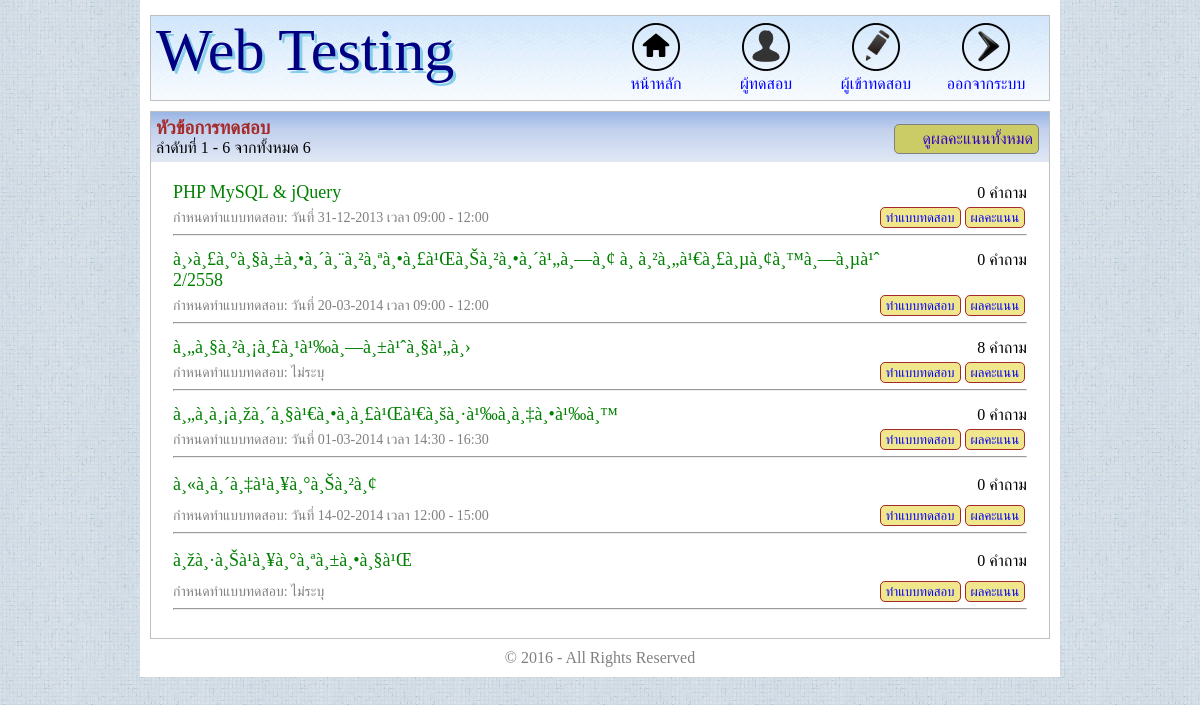
/index.php (signed in), run on the app's committed database.
### tables this page shows
CREATE TABLE IF NOT EXISTS `subject` (
  `subject_id` smallint(5) unsigned NOT NULL AUTO_INCREMENT,
  `subject_text` varchar(200) DEFAULT NULL,
  `date_test` date DEFAULT NULL,
  `time_start` time DEFAULT NULL,
  `time_end` time DEFAULT NULL,
  PRIMARY KEY (`subject_id`)
);

### lib/pagination.php (called while the page is built, shortened)
<?php
$_rows_per_page = 10;
$_current_page = 1;
function page_query($link, $sql, $rows_per_page=10) {
	global $_start_row, $_rows_per_page, $_total_rows, $_current_page, $_total_pages;
	if(is_numeric($rows_per_page) && intval($rows_per_page) >= 1) {
		$_rows_per_page = $rows_per_page;
	}
	else {
		$_rows_per_page = 10;
	}
	$_start_row = ($_current_page - 1) * $_rows_per_page;
	$sql =  trim($sql);
	$pat_select = "/^select/i";
	$sql = preg_replace($pat_select, "SELECT SQL_CALC_FOUND_ROWS ", $sql);
	$pat_end_semicolon = "/;*$/i";
	$sql = preg_replace($pat_end_semicolon, "", $sql);
	$sql .= " LIMIT $_start_row, $_rows_per_page";
	$result = mysqli_query($link,$sql) or die(mysqli_error($link));
	$found_rows = mysqli_query($link, "SELECT FOUND_ROWS()") or die(mysqli_error($link));
	$row = mysqli_fetch_row($found_rows);
	$_total_rows = $row[0];
	return $result;
}
 ?>

### index.php (the view, shortened to what this page needs)
<!doctype html>
<html>
<head>
</head>
<body>
<div id="container">
<?php include "header.php"; ?>
<article>
<section id="top">
<?php
if($_SESSION['user']  == "testee") {
	echo '<a href="score.php">ดูผลคะแนนทั้งหมด</a>';
}
else if($_SESSION['user'] == "tester") {
	echo '<a href="new-subject.php">เพิ่มหัวข้อการทดสอบ</a>';
	$bg_img = "plus.png";
}
?>
    <h3>หัวข้อการทดสอบ</h3>
   <span>ลำดับที่ ? - ? จากทั้งหมด ?</span>
</section>
<section id="content">
<?php
include "dblink.php";
include "lib/pagination.php";
$sql = "SELECT *,
 				DATE_FORMAT(date_test, '%d-%m-%Y') AS date_test,
				TIME_FORMAT(time_start, '%H:%i') AS time_start,
				TIME_FORMAT(time_end, '%H:%i') AS time_end
			FROM subject ORDER BY  subject_id DESC";
$result = page_query($link, $sql, 10);
while($data = mysqli_fetch_array($result)) {
	$subject_id = $data['subject_id'];
	$dt = "วันที่ " . $data['date_test'] . " เวลา " . $data['time_start'] . " - " . $data['time_end'];
	if($data['date_test'] == "00-00-0000") {
		$dt = "ไม่ระบุ";
	}
	$sql = "SELECT COUNT(*) FROM question WHERE subject_id = $subject_id";
	$r = mysqli_query($link, $sql);
	$num_q = 0;
	if($r) {
		$row = mysqli_fetch_array($r);
		$num_q = $row[0];
	}
	$bt = "";
	$q = "subject_id=$subject_id";
	if($_SESSION['user']  == "testee") {
		$bt = '<a href="testing.php?'.$q.'">ทำแบบทดสอบ</a>';
	}
	else if($_SESSION['user'] == "tester") {
		$bt = '<a href="add-question.php?'.$q.'">เพิ่มคำถาม</a>'.
				'<a href="testing.php?'.$q.'">ดูแบบทดสอบ</a>'.
				'<a href="#">ลบ/แก้ไข</a>';
	}
	echo '<div class="subject">'.$data['subject_text'].'</div>
			<div class="question">'.$num_q.' คำถาม</div><br>
			<div class="datetime">กำหนดทำแบบทดสอบ: '.$dt.'</div>
			<div class="button">'.$bt.'<a href="score.php?'.$q.'">ผลคะแนน</a></div><hr>';
}
?>
<div id="pagenum">
</div>
</section>
</article>
<?php include "footer.php"; ?>
</div>
</body>
</html>

### header.php
<header>
	<div id="logo">Web Testing</div>
    <nav>
    	<a href="index.php"><img src="images/home.png"><br>หน้าหลัก</a>
    	<a href="javascript:alert('ให้ไปเพิ่มเติมเอาเอง')"><img src="images/admin.png"><br>ผู้ทดสอบ</a>
    	<a href="javascript:alert('ให้ไปเพิ่มเติมเอาเอง')"><img src="images/edit.png"><br>ผู้เข้าทดสอบ</a>
   	 	<a href="logout.php"><img src="images/arrow.png"><br>ออกจากระบบ</a>
    </nav>
</header>

### footer.php
<footer>
	&copy; <?php echo date('Y'); ?> - All Rights Reserved
</footer>

### global.css (style rules this page uses)
* { font-family: tahoma; }
body { margin-top: 0px; background: lightgray url(images/bg.jpg) fixed; }
#container { width: 900px; background: white; margin: auto; padding: 5px 10px; }
#container > * { width: auto; border: solid 1px silver; margin: auto; margin-top: 10px; }
header { background: wheat url(images/bg_head.jpg) repeat-x; }
header div#logo { display: inline-block; font: 60px tahoma; color: navy; text-shadow: 3px 3px skyblue; margin: 0px 5px 15px; }
header > nav { display: inline-block; float: right; margin: 5px 10px 5px 0px; }
header > nav > a { width: 100px; text-decoration: none; display: inline-block; text-align: center; padding: 2px 3px; border-radius: 5px; }
header > nav > a > img { border: none; }
section#top { width: auto; background: url(images/bg_top.jpg); padding: 5px; }
section#top > h3 { margin: 0px; color: brown; }
footer { margin-bottom: 5px !important; border: none !important; text-align: center; color: gray; }
a:link, a:visited { color: blue; }

### index.php (style rules this page uses)
section#content { text-align: center; padding: 15px 5px; }
section#content > div { padding-top: 5px; }
div.subject { width: 725px; display: inline-table; text-align: left; font-size: 18px; color: green; }
div.question { width: 125px; display: inline-table; text-align: right; }
div.datetime { width: 425px; display: inline-table; font-size: 14px; color: gray; text-align: left; }
div.button { width: 425px; display: inline-table; text-align: right; }
div.button > a { width: 100px; border: solid 1px brown; border-radius: 5px; background: khaki; padding: 2px 5px; margin: 2px; text-decoration: none; font-size: 13px; }
hr { width: 96%; }
section#top a { display: inline-block; float: right; border: solid 1px gray; padding: 5px; padding-left: 28px !important; margin: 7px 5px; text-decoration: none; background:#cc6 2px center no-repeat; border-radius: 5px; color: #30c; }
div#pagenum { text-align: center; }

### data on the page
subject: subject_text "PHP MySQL & jQuery", num_q "0", dt "วันที่ 31-12-2013 เวลา 09:00 - 12:00"
subject: subject_text "à¸›à¸£à¸°à¸§à¸±à¸•à¸´à¸¨à¸²à¸ªà¸•à¸£à¹Œà¸Šà¸²à¸•à¸´à¹„à¸—à¸¢ à¸ à¸²à¸„à¹€à¸£à¸µà¸¢à¸™à¸—à¸µà¹ˆ 2/2558", num_q "0", dt "วันที่ 20-03-2014 เวลา 09:00 - 12:00"
subject: subject_text "à¸„à¸§à¸²à¸¡à¸£à¸¹à¹‰à¸—à¸±à¹ˆà¸§à¹„à¸›", num_q "8", dt "ไม่ระบุ"
subject: subject_text "à¸„à¸­à¸¡à¸žà¸´à¸§à¹€à¸•à¸­à¸£à¹Œà¹€à¸šà¸·à¹‰à¸­à¸‡à¸•à¹‰à¸™", num_q "0", dt "วันที่ 01-03-2014 เวลา 14:30 - 16:30"
subject: subject_text "à¸«à¸à¸´à¸‡à¹à¸¥à¸°à¸Šà¸²à¸¢", num_q "0", dt "วันที่ 14-02-2014 เวลา 12:00 - 15:00"
subject: subject_text "à¸žà¸·à¸Šà¹à¸¥à¸°à¸ªà¸±à¸•à¸§à¹Œ", num_q "0", dt "ไม่ระบุ"
